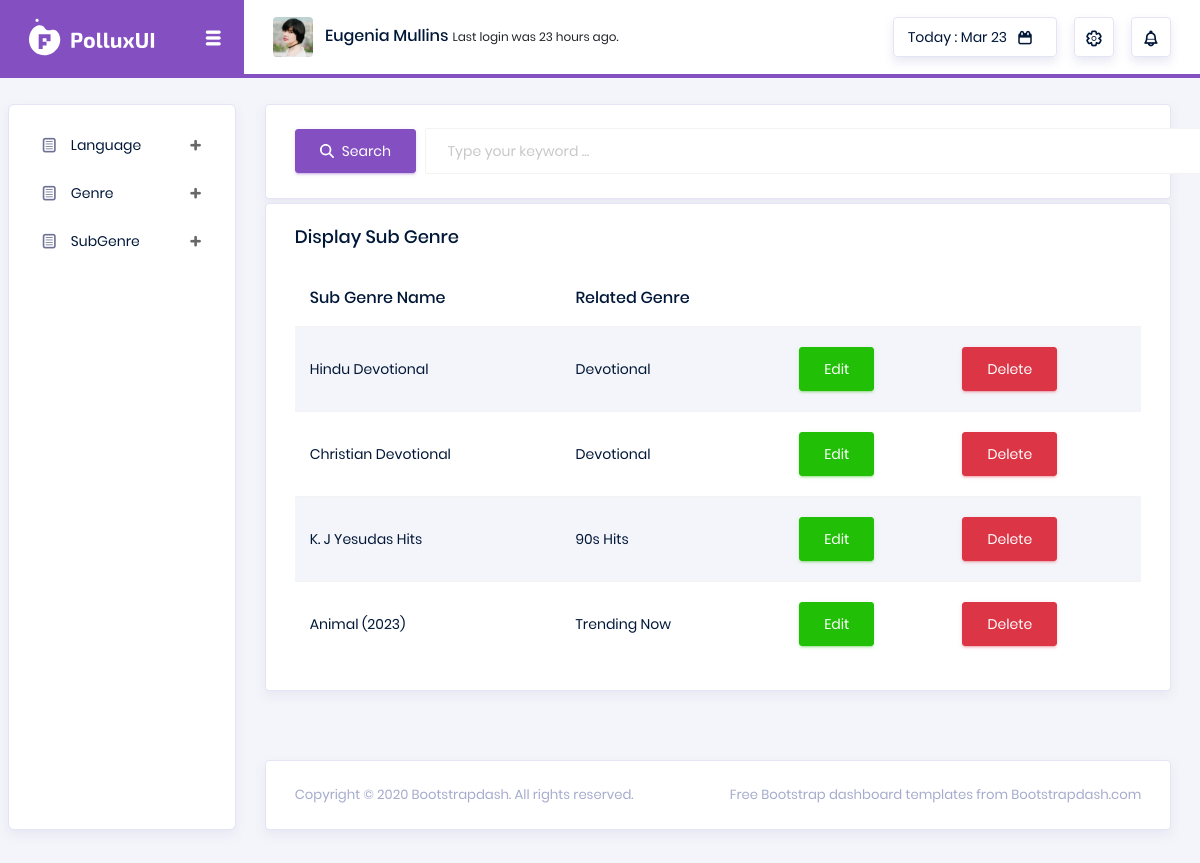
Screenshot of /backend/Display-Sub-Genre/ with the database file from the repository.
### backend/models.py (models this page shows)
class SubGenreDb(models.Model):
    Sub_Genre_Name = models.CharField(max_length=255, null=True, blank=True)
    Res_Sub_Genre = models.CharField(max_length=255, null=True, blank=True)

### backend/views.py (the view)
# urls.py: path('Display-Sub-Genre/', views.DisplaySubGenre, name='DisplaySubGenre'),
def DisplaySubGenre(request):
    subgen =SubGenreDb.objects.all()
    if request.method == 'GET':
        str = request.GET.get('keyword')
        if str != None:
            subgen =SubGenreDb.objects.filter(Sub_Genre_Name__icontains=str)
    context = {'subgen': subgen}
    return render(request, 'directory/subgenre/display_subgenre.html', context)

### backend/templates/directory/subgenre/display_subgenre.html (shortened to what this page needs)
<!DOCTYPE html>
{% extends 'index.html' %}
{% block content %}
<html lang="en">
<head>
</head>
<body>
    <div class="card mb-1">
        <div class="card-body">
            <form action="" method="GET" class="forms-sample">
                <div class="form-group mb-0">
                    <button type="submit" class="btn btn-primary">
                        <i class="fa-solid fa-magnifying-glass mr-2"></i><span>Search</span>
                    </button>
                    <input type="text" name="keyword" class="form-control display-search-box" autocomplete="off"
                        placeholder="Type your keyword ...">
                </div>
            </form>
        </div>
    </div>
    <div class="card">
        <div class="card-body">
            <h4 class="card-title">Display Sub Genre</h4>
            <div class="table-responsive">
                <table class="table table-striped">
                    <thead>
                        <tr>
                            <th>Sub Genre Name</th>
                            <th>Related Genre</th>
                        </tr>
                    </thead>
                    <tbody>
                        {% for i in subgen %}
                        <tr>
                            <td>{{i.Sub_Genre_Name}}</td>
                            <td>{{i.Res_Sub_Genre}}</td>
                            <td>
                                <form action="{% url 'EditSubGenre' subId=i.id %}">
                                    <button type="submit" class="btn btn-success">
                                        <span>Edit</span>
                                    </button>
                                </form>
                            </td>
                            <td>
                                <form action="{% url 'DeleteSubGenre' subId=i.id %}">
                                    <button type="submit" class="btn btn-danger">
                                        <span>Delete</span>
                                    </button>
                                </form>
                            </td>
                        </tr>
                        {% empty %}
                        <span class="text-danger">No Records Found</span>
                        {% endfor %}
                    </tbody>
                </table>
            </div>
        </div>
    </div>
</body>
</html>
{% endblock %}

### backend/static/css/added.css (style rules this page uses)
.display-search-box { margin-left: 130px; margin-top: -45px; width: 855px; }

### rows the page displays
SubGenreDb: Sub_Genre_Name "Hindu Devotional", Res_Sub_Genre "Devotional"
SubGenreDb: Sub_Genre_Name "Christian Devotional", Res_Sub_Genre "Devotional"
SubGenreDb: Sub_Genre_Name "K. J Yesudas Hits", Res_Sub_Genre "90s Hits"
SubGenreDb: Sub_Genre_Name "Animal (2023)", Res_Sub_Genre "Trending Now"
